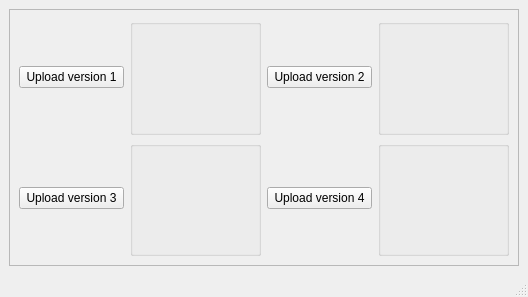
<?xml version="1.0" encoding="UTF-8"?>
<ui version="4.0">
 <class>MainWindow</class>
 <widget class="QMainWindow" name="MainWindow">
  <property name="geometry">
   <rect>
    <x>0</x>
    <y>0</y>
    <width>528</width>
    <height>297</height>
   </rect>
  </property>
  <property name="windowTitle">
   <string>MainWindow</string>
  </property>
  <widget class="QWidget" name="centralwidget">
   <layout class="QVBoxLayout" name="verticalLayout_5">
    <item>
     <widget class="QFrame" name="frame">
      <property name="sizePolicy">
       <sizepolicy hsizetype="Expanding" vsizetype="Expanding">
        <horstretch>0</horstretch>
        <verstretch>0</verstretch>
       </sizepolicy>
      </property>
      <property name="frameShape">
       <enum>QFrame::StyledPanel</enum>
      </property>
      <property name="frameShadow">
       <enum>QFrame::Raised</enum>
      </property>
      <layout class="QGridLayout" name="gridLayout">
       <item row="0" column="1">
        <widget class="QGroupBox" name="groupBox_2">
         <property name="title">
          <string/>
         </property>
         <layout class="QVBoxLayout" name="verticalLayout_2">
          <item>
           <widget class="QLabel" name="label_6">
            <property name="sizePolicy">
             <sizepolicy hsizetype="Expanding" vsizetype="Expanding">
              <horstretch>0</horstretch>
              <verstretch>0</verstretch>
             </sizepolicy>
            </property>
            <property name="minimumSize">
             <size>
              <width>0</width>
              <height>0</height>
             </size>
            </property>
            <property name="text">
             <string/>
            </property>
           </widget>
          </item>
         </layout>
        </widget>
       </item>
       <item row="1" column="0">
        <widget class="QPushButton" name="pushButton_2">
         <property name="text">
          <string> Upload version 3 </string>
         </property>
        </widget>
       </item>
       <item row="1" column="3">
        <widget class="QGroupBox" name="groupBox_4">
         <property name="title">
          <string/>
         </property>
         <layout class="QVBoxLayout" name="verticalLayout_4">
          <item>
           <widget class="QLabel" name="label_8">
            <property name="sizePolicy">
             <sizepolicy hsizetype="Expanding" vsizetype="Expanding">
              <horstretch>0</horstretch>
              <verstretch>0</verstretch>
             </sizepolicy>
            </property>
            <property name="minimumSize">
             <size>
              <width>0</width>
              <height>0</height>
             </size>
            </property>
            <property name="text">
             <string/>
            </property>
           </widget>
          </item>
         </layout>
        </widget>
       </item>
       <item row="0" column="2">
        <widget class="QPushButton" name="pushButton_3">
         <property name="text">
          <string> Upload version 2 </string>
         </property>
        </widget>
       </item>
       <item row="1" column="2">
        <widget class="QPushButton" name="pushButton_4">
         <property name="text">
          <string> Upload version 4 </string>
         </property>
        </widget>
       </item>
       <item row="1" column="1">
        <widget class="QGroupBox" name="groupBox">
         <property name="title">
          <string/>
         </property>
         <layout class="QVBoxLayout" name="verticalLayout">
          <item>
           <widget class="QLabel" name="label_5">
            <property name="sizePolicy">
             <sizepolicy hsizetype="Expanding" vsizetype="Expanding">
              <horstretch>0</horstretch>
              <verstretch>0</verstretch>
             </sizepolicy>
            </property>
            <property name="minimumSize">
             <size>
              <width>0</width>
              <height>0</height>
             </size>
            </property>
            <property name="text">
             <string/>
            </property>
           </widget>
          </item>
         </layout>
        </widget>
       </item>
       <item row="0" column="3">
        <widget class="QGroupBox" name="groupBox_3">
         <property name="title">
          <string/>
         </property>
         <layout class="QVBoxLayout" name="verticalLayout_3">
          <item>
           <widget class="QLabel" name="label_7">
            <property name="sizePolicy">
             <sizepolicy hsizetype="Expanding" vsizetype="Expanding">
              <horstretch>0</horstretch>
              <verstretch>0</verstretch>
             </sizepolicy>
            </property>
            <property name="minimumSize">
             <size>
              <width>0</width>
              <height>0</height>
             </size>
            </property>
            <property name="text">
             <string/>
            </property>
           </widget>
          </item>
         </layout>
        </widget>
       </item>
       <item row="0" column="0">
        <widget class="QPushButton" name="pushButton">
         <property name="text">
          <string> Upload version 1 </string>
         </property>
        </widget>
       </item>
      </layout>
     </widget>
    </item>
   </layout>
  </widget>
  <widget class="QMenuBar" name="menubar">
   <property name="geometry">
    <rect>
     <x>0</x>
     <y>0</y>
     <width>528</width>
     <height>22</height>
    </rect>
   </property>
  </widget>
  <widget class="QStatusBar" name="statusbar"/>
 </widget>
 <resources/>
 <connections/>
</ui>
